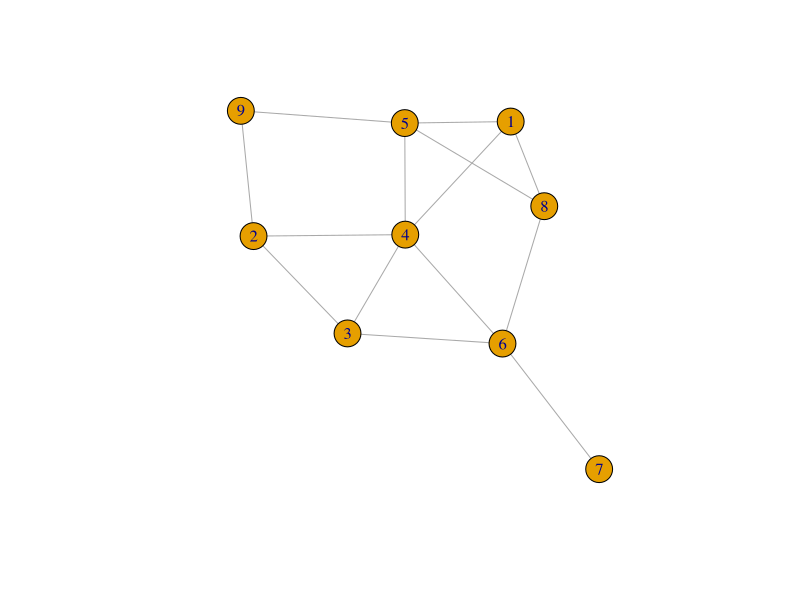
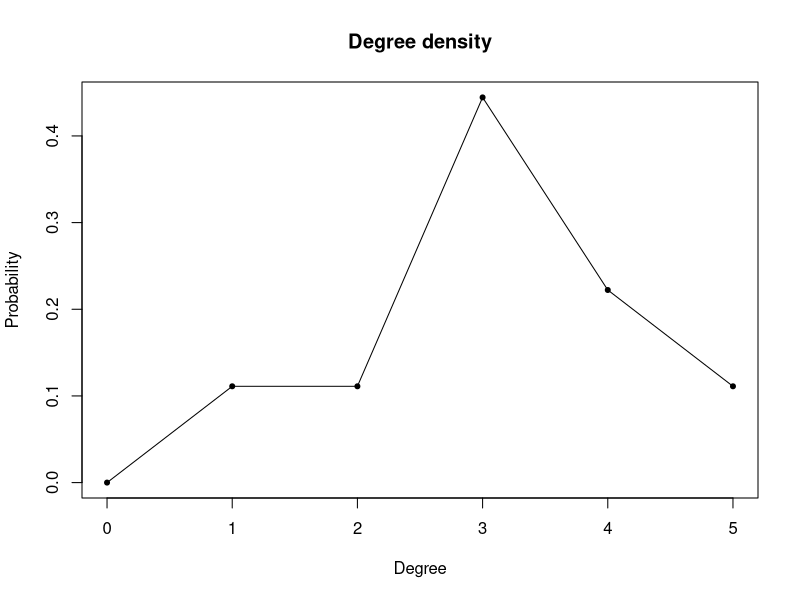
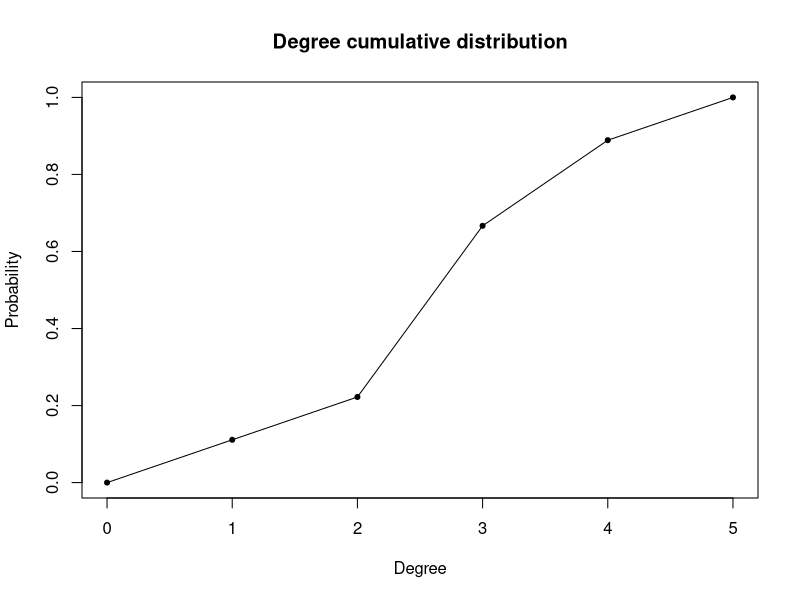
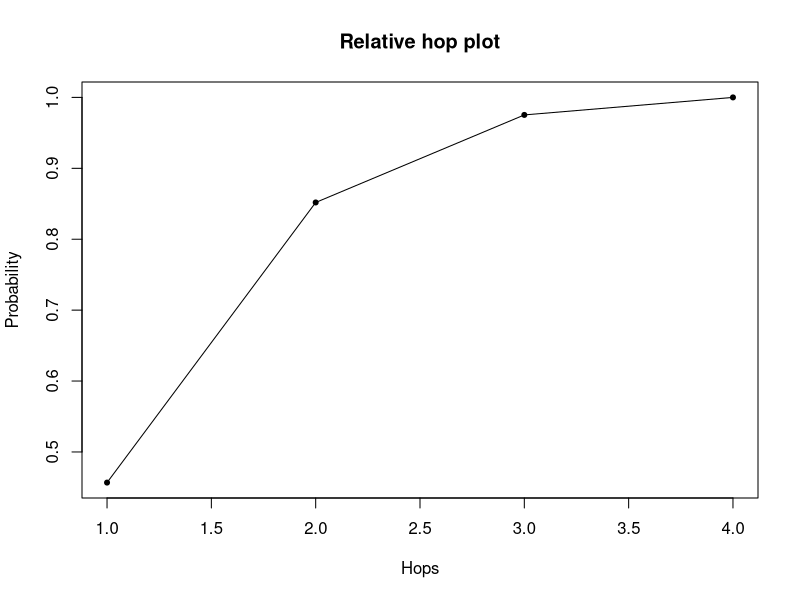
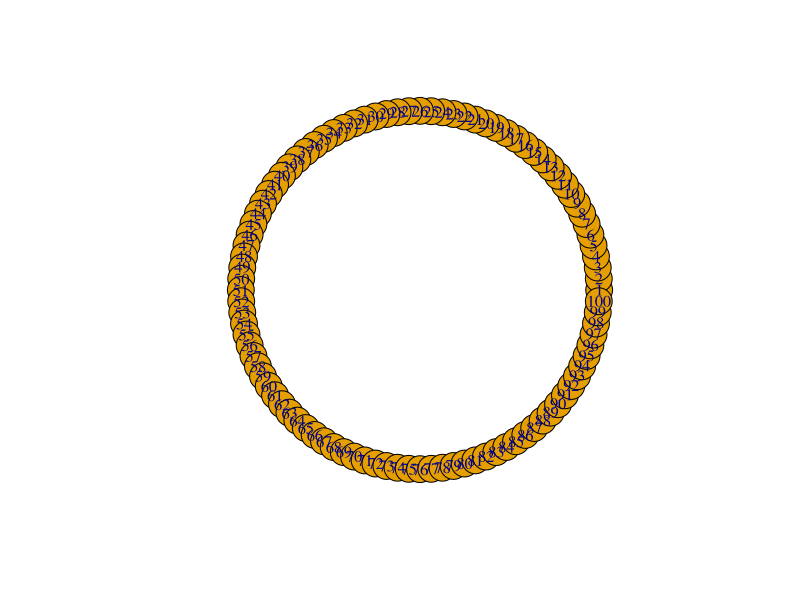
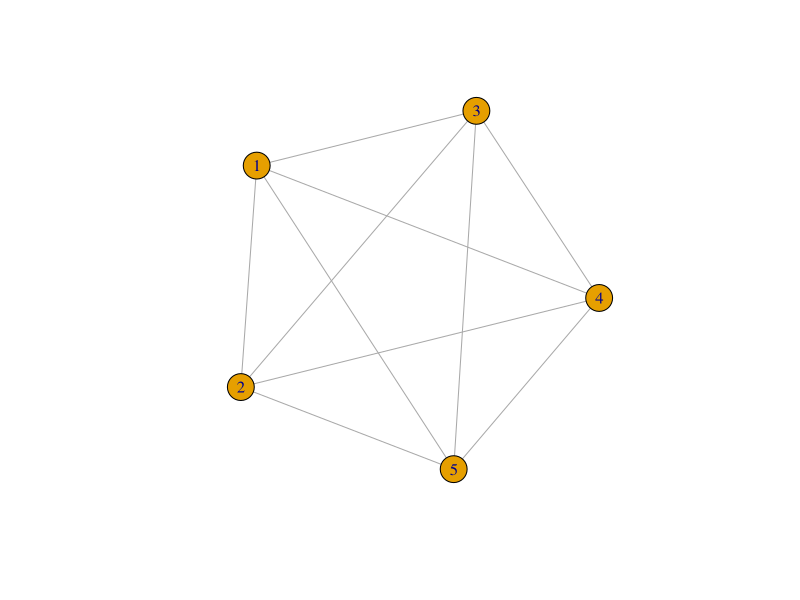
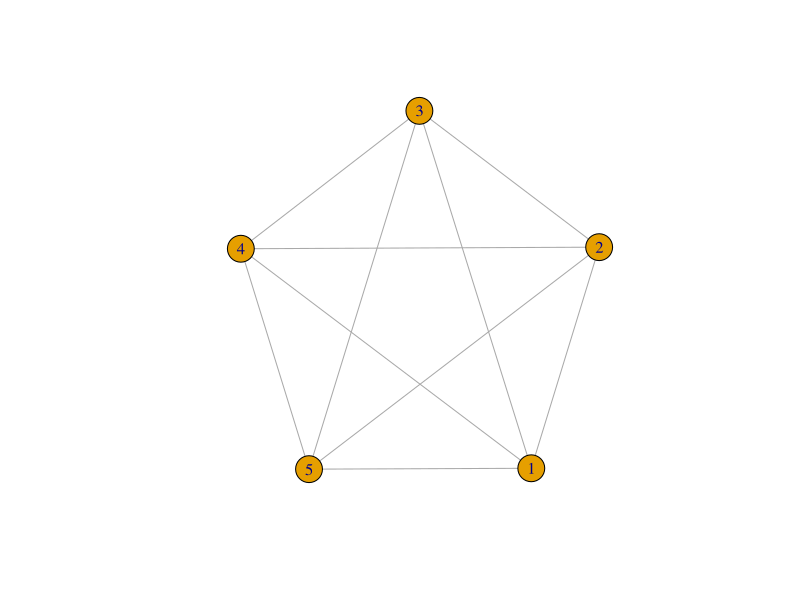

Write the R code that produced these figures, in order.
## ---- chunk 1
knitr::opts_chunk$set(echo = TRUE)
## ---- chunk 2
library(igraph)
library(knitr)
## ---- chunk 3
g = graph_from_literal(1---4, 1---5, 1---8, 2---3, 2---4, 2---9, 3---6, 3---4, 4---5,  4---6, 5---8, 5---9, 6---7, 6---8)
plot(g)
## ---- chunk 4
get.adjacency(g, sparse = FALSE)
## ---- chunk 5
edge_density(g, loops = FALSE)
## ---- chunk 6
degree(g)
## ---- chunk 7
mean(degree(g))
## ---- chunk 8
sd(degree(g))
## ---- chunk 9
degree.distribution(g)
## ---- chunk 10
plot(0:max(degree(g)), degree_distribution(g),pch=20,main="Degree density",xlab="Degree",
     ylab="Probability",type="o")
## ---- chunk 11
degree.distribution(g, cumulative = TRUE)
## ---- chunk 12
TrDD = c(1-degree_distribution(g,cumulative=TRUE)[-1], 1)
round(TrDD, 4)
## ---- chunk 13
plot(0:max(degree(g)), TrDD,pch=20,main="Degree cumulative distribution",xlab="Degree",
     ylab="Probability",type="o")
## ---- chunk 14
kable(distances(g, 1))
## ---- chunk 15
diameter(g)
farthest_vertices(g)$vertices
## ---- chunk 16
coef_clus = c()
for(i in 1:gorder(g)){
  coef_clus = c(coef_clus, transitivity(g, type="local", vids = i))
  if(coef_clus[i]=="NaN"){
    coef_clus[i] = 0
  }
}
coef_clus
## ---- chunk 17
which(coef_clus == max(coef_clus))
## ---- chunk 18
round(transitivity(g, type="average"), 4)
## ---- chunk 19
round(transitivity(g), 4)
## ---- chunk 20
round(mean_distance(g))
## ---- chunk 21
rel_hop_plot = function(G) {
  
  F = function(x){
    length(unlist(ego(G, order=x, nodes=V(G)))) / length(V(G)) ^ 2
  }

  sapply(1:diameter(G), FUN=F)
}

plot(rel_hop_plot(g), pch=20, main="Relative hop plot", xlab="Hops", ylab="Probability", type="o")
## ---- chunk 22
g_ring = make_ring(100, directed = FALSE)
plot(g_ring, layout = layout.circle)
## ---- chunk 23
round(mean_distance(g_ring))
diameter(g_ring)
## ---- chunk 24
g_ring_original = make_ring(100, directed = FALSE)
Avg_D = c()
Diam = c()
for(i in 3:99){
  g_ring = add_edges(g_ring_original, c(1, i))
  Avg_D = c(Avg_D, mean(distances(g_ring)))
  Diam = c(Diam, diameter(g_ring))
}
## ---- chunk 25
round(mean(Avg_D))
round(mean(Diam))
## ---- chunk 26
Avg_D = c()
Diam = c()
for(i in 1:10000){
  v_random = sample(3:99, 1)
  g_ring = add_edges(g_ring_original, c(1, v_random))
  Avg_D[i] = mean_distance(g_ring)
  Diam[i] = diameter(g_ring)
}
## ---- chunk 27
round(mean(Avg_D))
round(mean(Diam))
## ---- chunk 28
g = graph_from_literal(1---2, 1---3, 1---4, 1---5, 2---3, 2---4, 2---5, 3---1, 3---2, 3---4, 3---5, 4---1, 4---2, 4---3, 4---5, 5---1)
plot(g)
## ---- chunk 29


g = make_full_graph(5, directed = FALSE)
plot(g)
